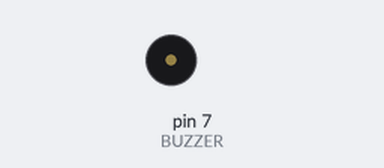
Recording of a sketch running on a simulated Arduino Uno, built with avr-gcc and run on an emulated ATmega328P. Parts: buzzer (waves = sounding).

Above: at 0.5 s.
Timing chart, 0 to 3.0 s (numbered marks = the images above):
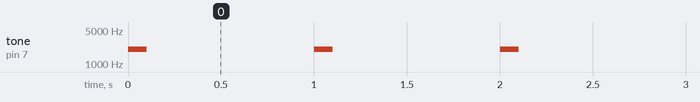

Measured:
- by itself, tone on pin 7 (BUZZER): alternates 2000 Hz for 0.10 s and silent for 0.90 s

The sketch:

buzzer_with_tone_with_duration.ino
```cpp
// (licence header left out)
int BUZZER=7; // connect buzzer at pin 7

void setup() {

pinMode(BUZZER, OUTPUT); // set BUZZER as output

}

void loop() {
  tone(BUZZER, 2000, 100); //generate sound signal

   delay(1000); //delay
}
```
